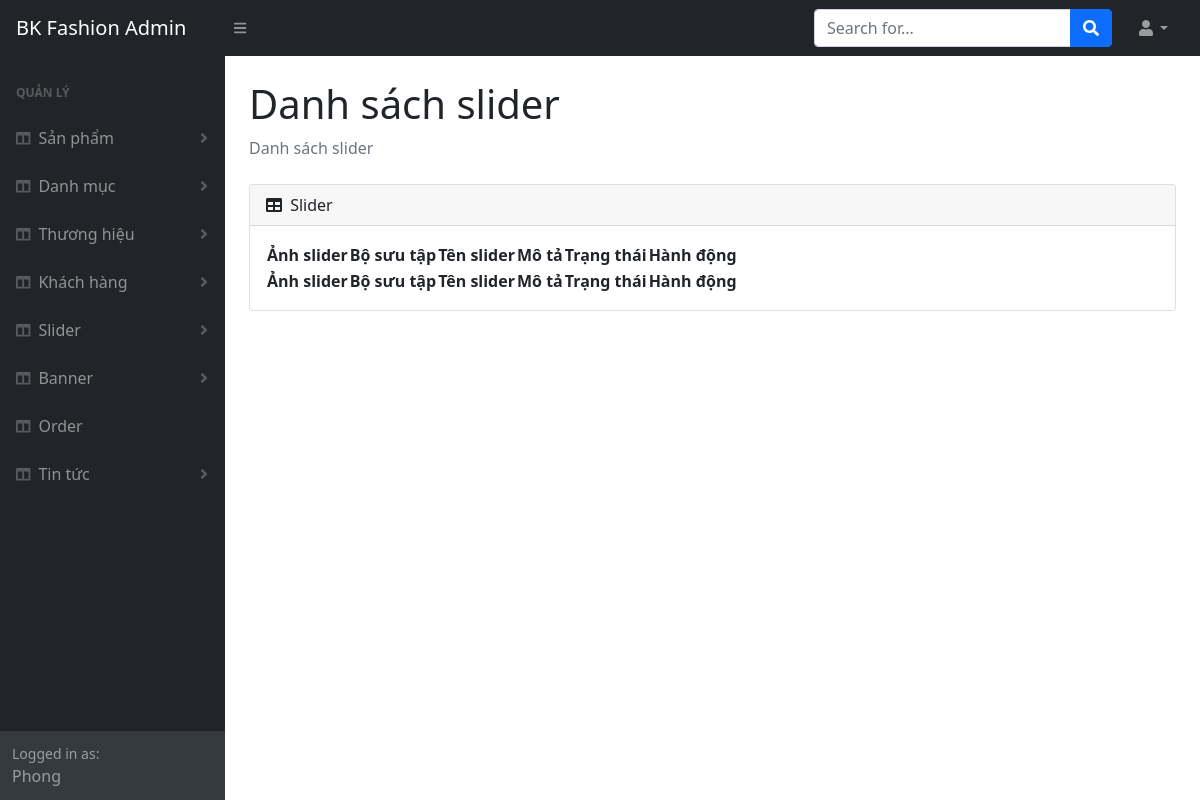
Before: /admin/slider-list.php (signed in) with the older database file.
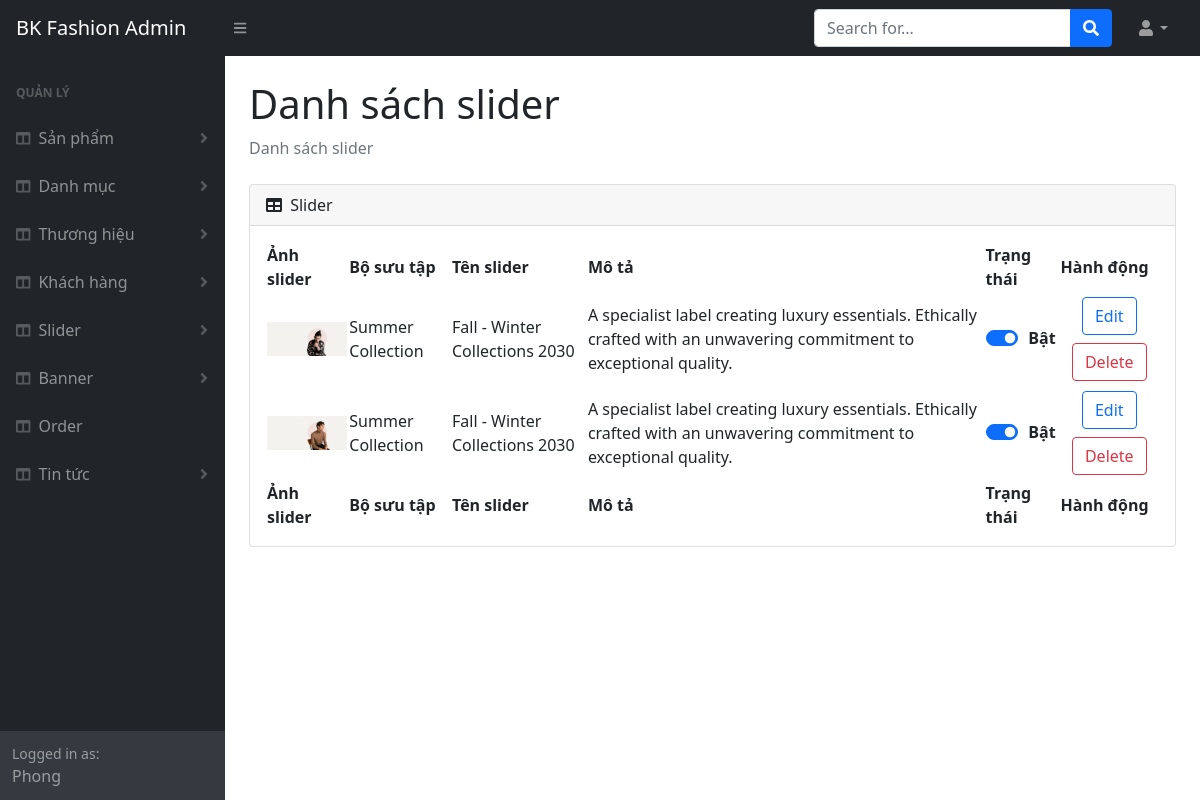
After: the same page with the newer database file.
### tables this page shows
CREATE TABLE `tbl_slider` (
  `id` int(11) NOT NULL,
  `sliderName` varchar(255) NOT NULL,
  `collectionName` varchar(255) NOT NULL,
  `description` text NOT NULL,
  `sliderImage` varchar(255) NOT NULL,
  `status` int(11) NOT NULL
);

### lib/database.php (called while the page is built, shortened)
<?php
Class Database{
   public $host   = DB_HOST;
   public $user   = DB_USER;
   public $pass   = DB_PASS;
   public $dbname = DB_NAME;
   public $link;
private function connectDB(){
   $this->link = new mysqli($this->host, $this->user, $this->pass,
    $this->dbname);
   mysqli_set_charset($this->link,"utf8");
 }
public function select($query){
  $result = $this->link->query($query) or
   die($this->link->error.__LINE__);
  if($result->num_rows > 0){
    return $result;
  } else {
    return false;
  }
 }
}

### classes/slider.php (called while the page is built, shortened)
<?php
	$filepath = realpath(dirname(__FILE__));
	include_once ($filepath.'/../lib/database.php');
class Slider
{
    private $db;
	public function __construct()
	{
		$this->db = new Database();
	}
    public function show_slider()
    {
        $query = "SELECT * FROM `tbl_slider` ORDER BY id DESC;";
        return $this->db->select($query);
    }
}

### admin/slider-list.php (the view, shortened to what the changed rows need)
<?php include 'inc_admin/header.php' ?>
<?php include 'inc_admin/sidebar.php' ?>
<?php include '../classes/slider.php';
    $slider = new Slider();
	$list_slider = $slider->show_slider();
?>
<div id="layoutSidenav_content">
    <main>
        <div class="container-fluid px-4">
            <h1 class="mt-4">Danh sách slider</h1>
            <div class="card mb-4">
                <div class="card-body">
                    <table id="datatablesSimple">
                        <thead>
                            <tr>
                                <th>Ảnh slider</th>
                                <th>Bộ sưu tập</th>
                                <th>Tên slider</th>
                                <th>Mô tả</th>
                                <th>Trạng thái</th>
                                <th>Hành động</th>
                            </tr>
                        </thead>
                        <tfoot>
                            <tr>
                                <th>Ảnh slider</th>
                                <th>Bộ sưu tập</th>
                                <th>Tên slider</th>
                                <th>Mô tả</th>
                                <th>Trạng thái</th>
                                <th>Hành động</th>
                            </tr>
                        </tfoot>
                        <tbody>
                            <?php
                                if ($list_slider != false)
                                {
                                    while($row = $list_slider->fetch_assoc())
                                    {
                                        echo '
                                        <tr>
                                            <td class="text-center"><img src="../img/hero/'.$row["sliderImage"].'" alt="'.$row["sliderImage"].'" width = 80px"></td>
                                            <td>'.$row["collectionName"].'</td>
                                            <td>'.$row["sliderName"].'</td>
                                            <td>'.$row["description"].'</td>
                                            <td class="text-center">
                                                <div class="form-check form-switch text-center">';
                                                if ($row["status"]){
                                                    echo '<input class="form-check-input" type="checkbox" role="switch" id="mode'.$row["id"].'" name="status" checked onchange="switchChange('.$row["id"].', this.checked)">
                                                    <label class="form-check-label fw-bold" for="mode'.$row["id"].'" id="labelswitch'.$row["id"].'">Bật</label>';
                                                }
                                                else echo '<input class="form-check-input" type="checkbox" role="switch" id="mode'.$row["id"].'" name="status" onchange="switchChange('.$row["id"].', this.checked)">
                                                    <label class="form-check-label" for="mode'.$row["id"].'" id="labelswitch'.$row["id"].'">Tắt</label>';
                                        echo '
                                                </div>
                                            </td>
                                            <td class="text-center">
                                                <button class="btn btn-outline-primary my-1" onclick="location.assign(\'slider-edit.php?id='.$row["id"].'\');">Edit</Button>
                                                <button class="btn btn-outline-danger my-1" onclick="openDeleteConfirm(()=>{location.assign(\'?deleteId='.$row["id"].'\')});">Delete</button>
                                            </td>
                                        </tr>';
                                    }
                                }
                            ?>
                        </tbody>
                    </table>
                </div>
            </div>
        </div>
    </main>
</div>
<?php include 'inc_admin/footer.php' ?>

Changed rows visible on the page:
added tbl_slider: sliderImage (picture), collectionName "Summer Collection", sliderName "Fall - Winter Collections 2030", description "A specialist label creating luxury essentials. Ethically crafted with an unwavering commitment to exceptional quality."
added tbl_slider: sliderImage (picture), collectionName "Summer Collection", sliderName "Fall - Winter Collections 2030", description "A specialist label creating luxury essentials. Ethically crafted with an unwavering commitment to exceptional quality."
